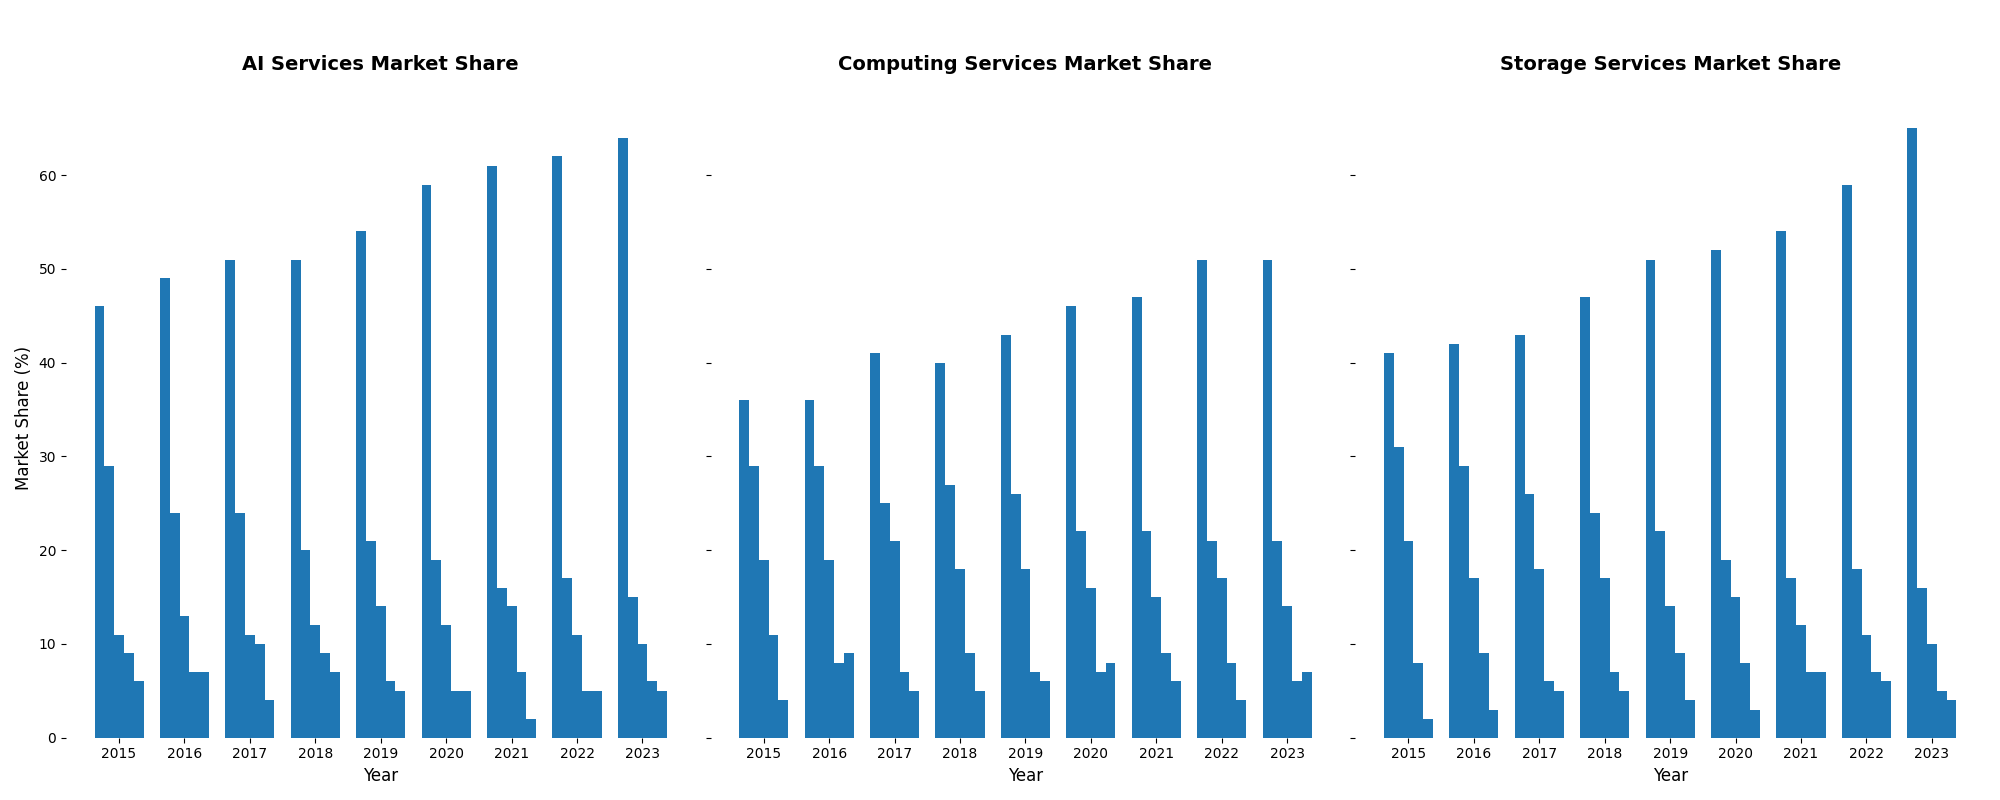

Python code for this plot:
import matplotlib.pyplot as plt
import numpy as np

years = np.arange(2015, 2024)
companies = ['TechCorp', 'CloudInc', 'DataSolutions', 'NetServices', 'AIInnovators']

storage_share = np.array([
    [41, 42, 43, 47, 51, 52, 54, 59, 65],
    [31, 29, 26, 24, 22, 19, 17, 18, 16],
    [21, 17, 18, 17, 14, 15, 12, 11, 10],
    [8, 9, 6, 7, 9, 8, 7, 7, 5],
    [2, 3, 5, 5, 4, 3, 7, 6, 4]
])

computing_share = np.array([
    [36, 36, 41, 40, 43, 46, 47, 51, 51],
    [29, 29, 25, 27, 26, 22, 22, 21, 21],
    [19, 19, 21, 18, 18, 16, 15, 17, 14],
    [11, 8, 7, 9, 7, 7, 9, 8, 6],
    [4, 9, 5, 5, 6, 8, 6, 4, 7]
])

ai_services_share = np.array([
    [46, 49, 51, 51, 54, 59, 61, 62, 64],
    [29, 24, 24, 20, 21, 19, 16, 17, 15],
    [11, 13, 11, 12, 14, 12, 14, 11, 10],
    [9, 7, 10, 9, 6, 5, 7, 5, 6],
    [6, 7, 4, 7, 5, 5, 2, 5, 5]
])

fig, axes = plt.subplots(nrows=1, ncols=3, figsize=(20, 8), sharey=True)

titles = ['AI Services Market Share', 'Computing Services Market Share', 'Storage Services Market Share']
market_share_data = [ai_services_share, computing_share, storage_share]

color = '#1f77b4'

for ax, data, title in zip(axes, market_share_data, titles):
    bar_width = 0.15
    x_indexes = np.arange(len(years))
    
    for i, company in enumerate(companies):
        ax.bar(x_indexes + i * bar_width, data[i], width=bar_width, color=color)
    
    ax.set_xlabel('Year', fontsize=12)
    ax.set_title(title, fontsize=14, fontweight='bold', pad=20)
    ax.set_xticks(x_indexes + bar_width * 2)
    ax.set_xticklabels(years)
    ax.spines['top'].set_visible(False)
    ax.spines['right'].set_visible(False)
    ax.spines['left'].set_visible(False)
    ax.spines['bottom'].set_visible(False)

axes[0].set_ylabel('Market Share (%)', fontsize=12)

plt.tight_layout(rect=[0, 0, 1, 0.95])
plt.show()
